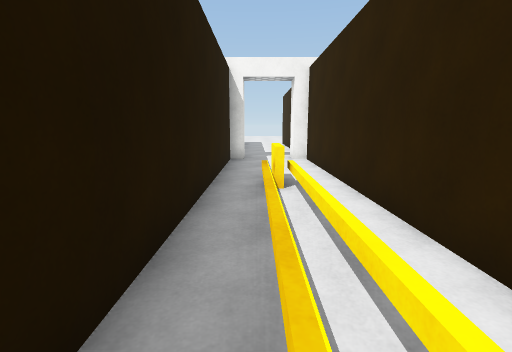
View 1 (above)

13 first-person views from a walk through a scene from a Unity 3-D project. The camera is 1.3 m above the floor, tilts 10° down and sees 85° across. Doors are open. The floor is counted in squares, 1 m on a side. Each view is taken from the middle of a square. On the plan, view 1 faces up. The plan holds only what a view shows up to about 13 squares ahead; the rest is blank. The place goes on beyond the plan. The player character is not drawn. Surface patterns are stand-ins for the level's own textures.

View 2
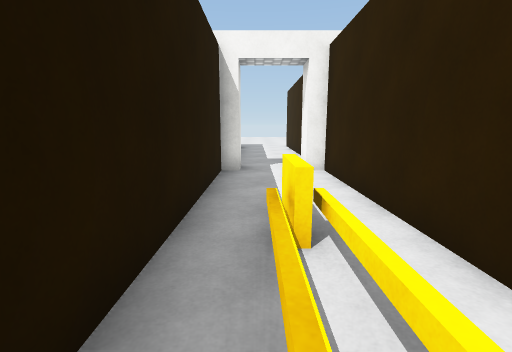

View 3
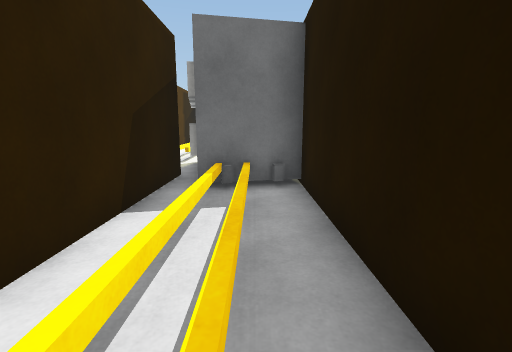

View 4
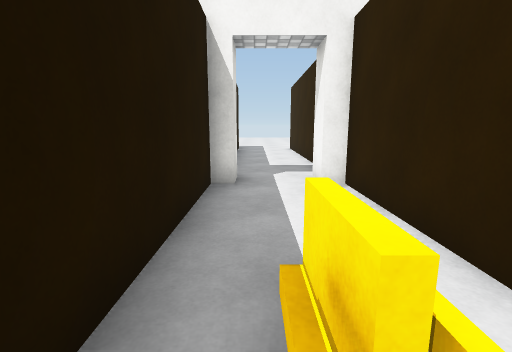

View 5
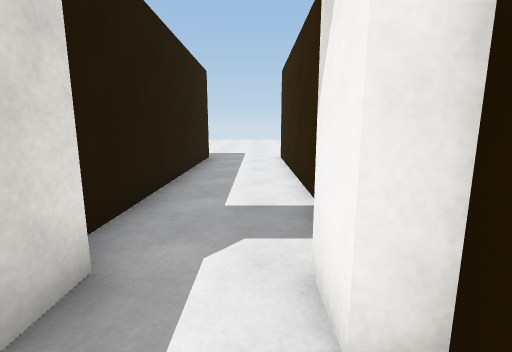

View 6
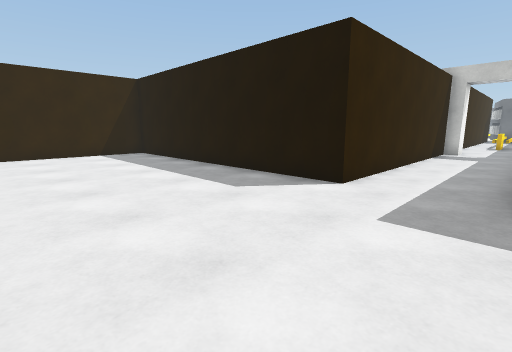

View 7
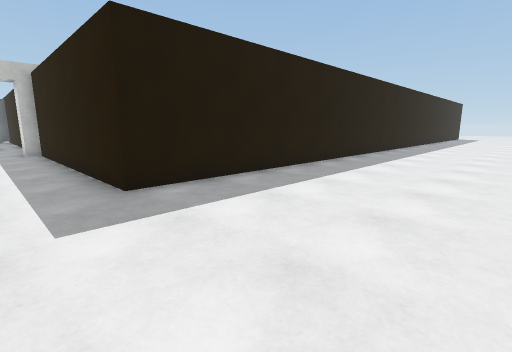

View 8
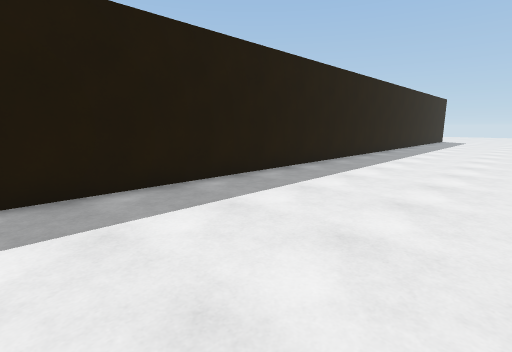

View 9
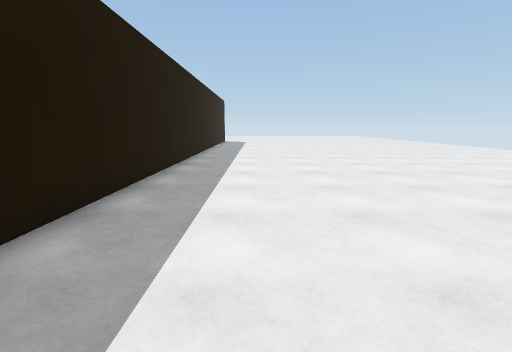

View 10
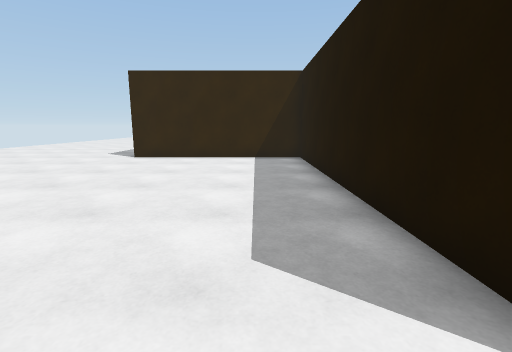

View 11
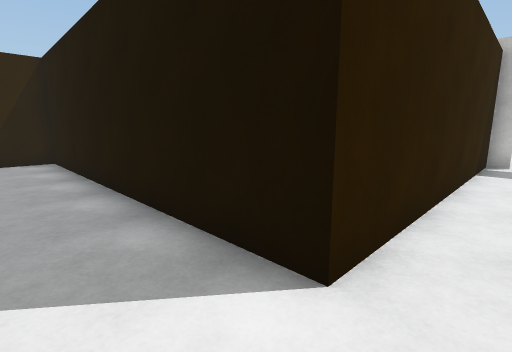

View 12
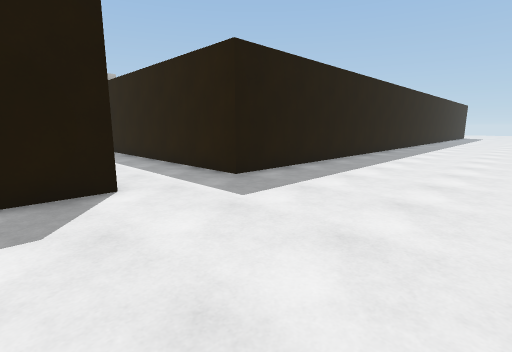

View 13
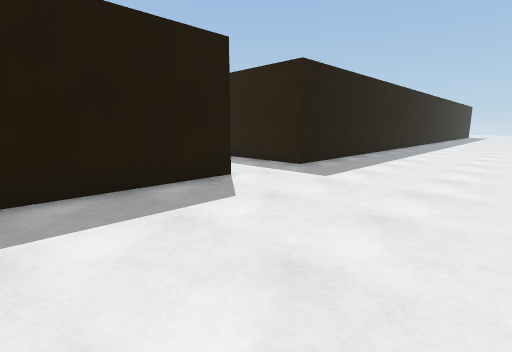

### Floor plan
Key: @ floor where view 1 was taken; # wall or solid block; . floor; / step, stairs or slope; D open door.
Columns run from 18 left of view 1 to 13 right of it. Each row starts with its distance up from view 1.
 28 ...............................#
 27 ...............................#
 26 ...............................#
 25 ...............................#
 24 ...............................#
 23 ...............................#
 22 ##################..############
 21                  #..#
 20                  #..#
 19                  #..#
 18                  #..#
 17                  #..#
 16                  #..#
 15                  #..#
 14                  #..#
 13                  #..#
 12                  #DD#
 11                  #..#
 10                  #..#
  9                  #..#
  8                  #..#
  7                  #..#
  6                  #//#
  5                  #//#
  4                  #//#
  3                  #//#
  2                  #//#
  1                  #//#
  0                  #@/#
 -1                  #//#
 -2                  ####

Where each view was taken, in squares from view 1:
view 1: 0 up, 0 right, facing up
view 2: 3 up, 0 right, facing up
view 3: 4 up, 0 right, facing down
view 4: 5 up, 0 right, facing up
view 5: 10 up, 1 right, facing up
view 6: 28 up, 1 left, facing down-right
view 7: 28 up, 1 right, facing down-left
view 8: 28 up, 6 left, facing down-left
view 9: 25 up, 9 left, facing left
view 10: 24 up, 1 right, facing right
view 11: 24 up, 1 right, facing down-right
view 12: 28 up, 4 right, facing down-left
view 13: 28 up, 7 right, facing down-left
